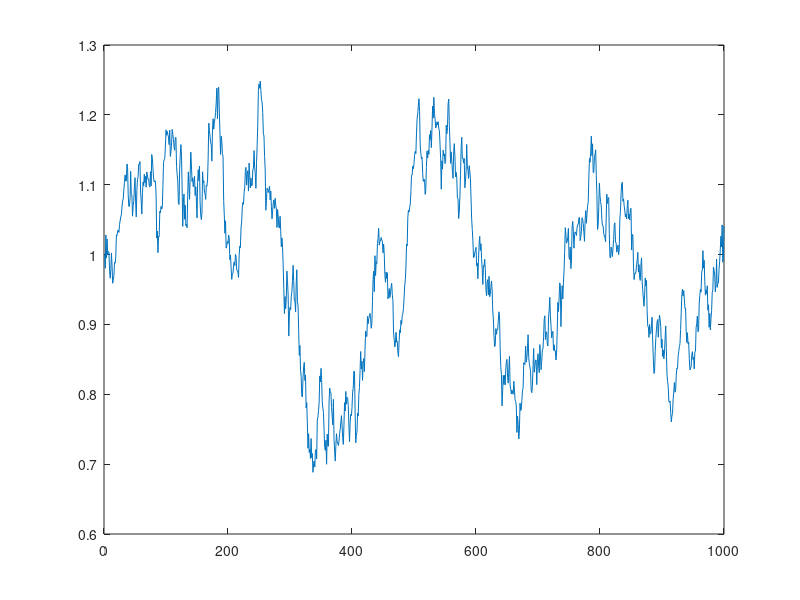

Write MATLAB code to recreate this figure. (Note: this script raises an error after producing the figure.)
%% Simulate AR(1) Autoregressive Processes 
% *back to* <https://fanwangecon.github.io *Fan*>*'s* <https://fanwangecon.github.io/Math4Econ/ 
% *Intro Math for Econ*>*,*  <https://fanwangecon.github.io/M4Econ/ *Matlab Examples*>*, 
% or* <https://fanwangecon.github.io/MEconTools/ *MEconTools*> *Repositories*
%% Mean and Standard Deviation for AR(1) Autoregressive Process 
% A first-order autoregressive process can be written as:
%% 
% * AR1: $X_t = \text{constant} + \text{persistence}\cdot x_{t-1} + \epsilon$
% * AR1: $X_t = C + \rho\cdot x_{t-1} + \epsilon$
%% 
% Assume that $\epsilon$ is mean zero
% 
% Note that, we know the mean of $X$:
%% 
% * $\mu_{X} = C + \rho\cdot\mu_{X} + 0$
% * $\mu_x = \frac{C}{1-\rho}$
%% 
% Note that, we also know the standard deviation of $X$:
%% 
% * $\text{var}\left(X\right) = \rho^2 \cdot \text{var}\left(X\right) + \text{var}\left(\epsilon\right)$
% * $\sigma_x = \sqrt{\frac{\sigma^2_{\epsilon}}{1-\rho^2}}$
%% 
% We will let the initial point of the time series follow the stationary distribution 
% of the AR(1) process, then we simulate the time series over 100 periods, in 
% the example below, we use a highly persistent shock process with $\rho=0.98$, 
% $\sigma_{\epsilon} = 0.02$, $C=0.02$. Note that for this process:
%% 
% * $\mu_{x}^{\rho=0.98, \sigma_{\epsilon}=0.02, C=0.02} = \frac{0.02}{1-0.98}=1$
% * $\sigma_{x}^{\rho=0.98, \sigma_{\epsilon}=0.02, C=0.02} = \sqrt{\frac{0.02^2}{1-0.98^2}}\approx0.10$
%% Simulated one First-Order Autoregressive Time-Series
% In the Example below, we simulate an individual for 1000 periods, given $\rho=0.98$, 
% $\sigma_{\epsilon} = 0.02$, $C=0.02$. Given that the process is highly persistent, 
% the individual stays rich or poor for dozens of periods at a time. If each period 
% is a year, look at the results below, and suppose the simulated time series 
% is income, what is the process saying about this person's income rise and fall. 
% Note that we have the same person through all 1000 periods, but if you only 
% look at 50 periods (years), you might this this person during one span is really 
% successful, anothe segment of 50 years, doing really bad, but actually there 
% is nothing changing in the person's type, all that is changing is the person's 
% luck.
% 
% First Set Parameters:

% Number of Time Periods
it_T = 1000;
% Mean and SD of the Shock Process
fl_constant = 0.02;
fl_normal_sd = 0.02;
% Persistence
fl_persistence = 0.98;
% Bounds on Shocks
fl_shk_bnds = 3;
% Initialize with exo fed point or not, if false initialize at Random Point
% from the stationary distribution
bl_init = true;
fl_init = fl_constant/(1 - fl_persistence);
%% 
% Second, generate a vector of normal shocks:

% Generate a normal shock vector (the first draw will be ignored)
it_draws = it_T;
rng(789);
ar_fl_shocks = normrnd(0, fl_normal_sd, 1, it_draws);
disp(ar_fl_shocks(1:20));
%% 
% Third, replace any values exceeding bounds:

% out of bounds indicators
fl_shk_bds_lower = 0 - fl_normal_sd*fl_shk_bnds;
fl_shk_bds_upper = 0 + fl_normal_sd*fl_shk_bnds;
ar_bl_outofbounds = (ar_fl_shocks <= fl_shk_bds_lower | ar_fl_shocks >= fl_shk_bds_upper);
% count out of bounds
disp(strcat('lower:', num2str(fl_shk_bds_lower), ', upper:', num2str(fl_shk_bds_upper)));
disp(sum(ar_bl_outofbounds));
ar_fl_shocks(ar_fl_shocks <= fl_shk_bds_lower) = fl_shk_bds_lower;
ar_fl_shocks(ar_fl_shocks >= fl_shk_bds_upper) = fl_shk_bds_upper;
%% 
% Fourth, generate the AR(1) time series:

% Initialize Output Array
ar_fl_time_series = zeros(size(ar_fl_shocks));
% Loop over time
for it_t=1:1:length(ar_fl_shocks)
    if (it_t == 1)
        % initialize using the ean of the process
        ar_fl_time_series(1) = fl_constant/(1 - fl_persistence);
        if (bl_init)
            ar_fl_time_series(1) = fl_init;            
        end
    else
        fl_ts_t = fl_constant + ar_fl_time_series(it_t-1)*fl_persistence + ar_fl_shocks(it_t);
        ar_fl_time_series(it_t) = fl_ts_t;
    end
end
%% 
% Fifth, show the mean and sd of the process (these are very close to the analytical 
% results):

disp(mean(ar_fl_time_series));
disp(std(ar_fl_time_series));
%% 
% Sixth, plot the results:

figure();
% x-axis
ar_it_time = 1:1:length(ar_fl_shocks);
% plot
plot(ar_it_time, ar_fl_time_series);
% Generate Title
ar_fl_params_values = [fl_constant, fl_normal_sd, fl_persistence, fl_shk_bnds];
ar_st_parms_names = ["C", "sd", "persistence", "sd-bounds"];
st_rounding = '.2f';
st_title_main = "AR(1) ";
ar_st_params = strcat(ar_st_parms_names, compose(strcat("=%", st_rounding), ar_fl_params_values));
st_param_pasted = strjoin(ar_st_params, ', ');
st_title_wth_params = strcat(st_title_main, ' (', st_param_pasted, ')');
title({st_title_wth_params, 'Simulate One Individual for 1000 Periods'});
% X and Y labels
ylabel({'Time Series Values'});
xlabel('Time Periods');
grid on;
%% Income Process for India (Monthly)
% In the Example below, we simulate an individual for 1000 periods. In the example 
% below, the parameters are from estiamting an AR(1) process for log of income 
% in India, see Udupa and Wang (2020). We can use the <https://fanwangecon.github.io/MEconTools/MEconTools/doc/stats/htmlpdfm/fx_simu_stats.html 
% ff_simu_stats> function from <https://fanwangecon.github.io/MEconTools/ MEconTools> 
% to look at the distributional information from this time series, we care about 
% income, so we will exponentiate the log of income we obtained. 
% 
% Note that for the distributional results, GINI, share of income held by different 
% percentiles of households, is invariant to the choice of the $C$ constant term 
% earlier. Try changing that number, the distributional statistics that we obtain 
% below will be the same. Also note that the exponential of the mean of the log 
% of income is not equal to the mean of income. 

% Number of Time Periods (Months) 100 years time series.
% Note that if multiple individuals share the same process, the lack of
% time spans can be compensated by higher numbers of observations
it_T = 12*100;
% Mean and SD of the Shock Process
fl_constant = 3.024467;
fl_normal_sd = 0.45;
% Persistence
fl_persistence = 0.7468;
% Bounds on Shocks
fl_shk_bnds = 5;
% Initialize with exo fed point or not, if false initialize at Random Point
% from the stationary distribution
bl_init = true;
fl_init = fl_constant/(1 - fl_persistence);
% Generate a normal shock vector (the first draw will be ignored)
it_draws = it_T;
rng(789);
ar_fl_shocks = normrnd(0, fl_normal_sd, 1, it_draws);
% out of bounds indicators
fl_shk_bds_lower = 0 - fl_normal_sd*fl_shk_bnds;
fl_shk_bds_upper = 0 + fl_normal_sd*fl_shk_bnds;
ar_bl_outofbounds = (ar_fl_shocks <= fl_shk_bds_lower | ar_fl_shocks >= fl_shk_bds_upper);
ar_fl_shocks(ar_fl_shocks <= fl_shk_bds_lower) = fl_shk_bds_lower;
ar_fl_shocks(ar_fl_shocks >= fl_shk_bds_upper) = fl_shk_bds_upper;
% Initialize Output Array
ar_fl_time_series = zeros(size(ar_fl_shocks));
% Loop over time
for it_t=1:1:length(ar_fl_shocks)
    if (it_t == 1)
        % initialize using the ean of the process
        ar_fl_time_series(1) = fl_constant/(1 - fl_persistence);
        if (bl_init)
            ar_fl_time_series(1) = fl_init;            
        end
    else
        fl_ts_t = fl_constant + ar_fl_time_series(it_t-1)*fl_persistence + ar_fl_shocks(it_t);
        ar_fl_time_series(it_t) = fl_ts_t;
    end
end
ar_series = (ar_fl_time_series);
fl_mean = mean(ar_series);
fl_std = std(ar_series);
% Visualize
figure();
% x-axis
ar_it_time = 1:1:length(ar_fl_shocks);
% plot
plot(ar_it_time, (ar_fl_time_series));
% Generate Title
ar_fl_params_values = [fl_constant, fl_normal_sd, fl_persistence, fl_shk_bnds];
ar_st_parms_names = ["C", "sd", "persistence", "sd-bounds"];
st_rounding = '.2f';
st_title_main = "AR(1) Log of Income in India";
ar_st_params = strcat(ar_st_parms_names, compose(strcat("=%", st_rounding), ar_fl_params_values));
st_param_pasted = strjoin(ar_st_params, ', ');
st_title_wth_params = strcat(st_title_main, ' (', st_param_pasted, ')');
title({st_title_wth_params, 'Simulate One Individual for 1000 Periods'});
% X and Y labels
ylabel({'Log of Income (India)'});
xlabel('Time Periods');
grid on;
% Set Parameters
mp_cl_mt_xyz_of_s = containers.Map('KeyType','char', 'ValueType','any');
mp_cl_mt_xyz_of_s('log_income') = {(ar_series), zeros(1)};
mp_cl_mt_xyz_of_s('income') = {exp(ar_series), zeros(1)};
mp_cl_mt_xyz_of_s('ar_st_y_name') = ["log_income", "income"];
% Mass
rng(123);
mt_f_of_s = zeros(size(ar_series)) + 1/numel(ar_series);
mt_f_of_s = mt_f_of_s/sum(mt_f_of_s, 'all');
mp_cl_mt_xyz_of_s_out = ff_simu_stats(mt_f_of_s, mp_cl_mt_xyz_of_s);
%% Aggregate Income Process for India: Monthly, Annual, and Quadrennial 
% There is a discrete AR(1) income process happening at the monthly level. However, 
% we only observe aggregate information from the course of an entire year; no 
% monthly data is available, but we know the total income from the year. What 
% is the persistence in annual income from year to year? What if we only observe 
% data every four years? What happens to monthly persistence at the annualized 
% and quadrennial level?
% 
% When the underlying process is AR(1), it is important to remember that this 
% process does not shift up or down over the long run, when we aggregate over 
% sufficient time-horizon, there will be no persistence in the process left. When 
% the underlying process is more persistence, persistence is preserved at greater 
% spans of aggregation. 
% 
% Here, suppose that there are 12 months in a year. We interpret the time-series 
% just generated as the monthly time-series. We keep only all full 12 months data 
% segments, dropping data from the last incomplete year. We reshape the vector 
% of data to a matrix with 12 rows and some $M$ columns, and we compute the column 
% sum in income. We proceed similarly to by aggregating over 48 months of data 
% for the quadrennial analysis. We will regress monthly value on lagged monthly 
% value, and also regress annual aggregate on lagged annual aggregate. What are 
% the coefficients that we get? We will use matlab's <https://www.mathworks.com/help/stats/fitlm.html 
% fitlm> package. Synatx is similar to lm regression in R.
% 
% First, we generate the data structures.

% A1. Cut from monthly series last incomplete year
it_month_per_year = 12;
ar_fl_monthly_series = ar_fl_time_series;
it_months = length(ar_fl_monthly_series);
it_years = floor(it_months/it_month_per_year);
it_mth_fullyr = it_month_per_year*it_years;
ar_fl_monthly_series_full_year = ar_fl_monthly_series(1:(it_mth_fullyr));
% A2. For testing purposes, suppose only observe average data every four years.
it_m48_per_year = 48;
ar_fl_m48ly_series = ar_fl_time_series;
it_m48s = length(ar_fl_m48ly_series);
it_4years = floor(it_m48s/it_m48_per_year);
it_mth_4yr = it_m48_per_year*it_4years;
ar_fl_m48ly_series_48m_year = ar_fl_m48ly_series(1:(it_mth_4yr));

% B1. Generate annualized (sum or average the same) statistics
mt_fl_monthly_series = reshape(ar_fl_monthly_series_full_year, [it_month_per_year, it_years]);
ar_fl_annual_mean_series = mean(mt_fl_monthly_series, 1);
% B2. Generate 48 month aggregate results
mt_fl_m48ly_series = reshape(ar_fl_m48ly_series_48m_year, [it_m48_per_year, it_4years]);
ar_fl_quadrennial_mean_series = mean(mt_fl_m48ly_series, 1);
%% 
% Second, we create tables with current and lagged data.

% C. Generate the regression inputs for monthly and annualized data
% C1. monthly lagged and current
ar_fl_monthly_tcur = [ar_fl_monthly_series_full_year(2:it_mth_fullyr)];
ar_fl_monthly_tlag = [ar_fl_monthly_series_full_year(1:(it_mth_fullyr-1))];
tb_monthly_ar1 = table(ar_fl_monthly_tcur', ar_fl_monthly_tlag');
cl_col_names = {'y_mth_t', 'y_mth_t_lag'};
cl_row_names = strcat('mth_', string((2:(it_mth_fullyr))));
tb_monthly_ar1.Properties.VariableNames = matlab.lang.makeValidName(cl_col_names);
tb_monthly_ar1.Properties.RowNames = matlab.lang.makeValidName(cl_row_names);

% C2. annual lagged and current
ar_fl_annual_tcur = [ar_fl_annual_mean_series(2:it_years)];
ar_fl_annual_tlag = [ar_fl_annual_mean_series(1:(it_years-1))];
tb_annual_ar1 = table(ar_fl_annual_tcur', ar_fl_annual_tlag');
cl_col_names = {'y_annual_t', 'y_annual_t_lag'};
cl_row_names = strcat('year_', string((2:(it_years))));
tb_annual_ar1.Properties.VariableNames = matlab.lang.makeValidName(cl_col_names);
tb_annual_ar1.Properties.RowNames = matlab.lang.makeValidName(cl_row_names);

% C3. every 4 year info
ar_fl_quadrennial_tcur = [ar_fl_quadrennial_mean_series(2:it_4years)];
ar_fl_quadrennial_tlag = [ar_fl_quadrennial_mean_series(1:(it_4years-1))];
tb_quadrennial_ar1 = table(ar_fl_quadrennial_tcur', ar_fl_quadrennial_tlag');
cl_col_names = {'y_quadrennial_t', 'y_quadrennial_t_lag'};
cl_row_names = strcat('4year_', string((2:(it_4years))));
tb_quadrennial_ar1.Properties.VariableNames = matlab.lang.makeValidName(cl_col_names);
tb_quadrennial_ar1.Properties.RowNames = matlab.lang.makeValidName(cl_row_names);
%% Visaulize Indian Monthly Income Regression
% We regress current on lagged values for monthly data. We recoever exactly 
% the AR(1) persistence parameter we used for the Indian simulation.
% 
% We have already visualized the time-series earlier. So first here, we visualize 
% the correlation over time using a scatterplot

figure();
hold on;
% scatter
scatter(ar_fl_monthly_tlag, ar_fl_monthly_tcur);
% trend line
p = polyfit(ar_fl_monthly_tlag, ar_fl_monthly_tcur, 1);
px = [min(ar_fl_monthly_tlag) max(ar_fl_monthly_tlag)];
py = polyval(p, px);
plot(px, py, 'LineWidth', 2);
% labels
xlabel('Lagged monthly average');
ylabel('Current monthly average');
title('The scatter plot of current and lagged monthly averages')
grid on
%% 
% Second, we regress.

% Regression
res_lm_monthly = fitlm(tb_monthly_ar1, 'y_mth_t~y_mth_t_lag');
disp(res_lm_monthly);
%% Indian Aggregate Annual Income Persistence
% We regress current on lagged values for annual average data. Note that the 
% correlation weakens.
% 
% First, visualize the time series.

% Visualize 
figure();
% x-axis
ar_it_time = 1:1:length(ar_fl_annual_mean_series);
% plot
plot(ar_it_time, (ar_fl_annual_mean_series));
% Generate Title
ar_fl_params_values = [fl_constant, fl_normal_sd, fl_persistence, fl_shk_bnds];
ar_st_parms_names = ["C", "sd", "persistence", "sd-bounds"];
st_rounding = '.2f';
st_title_main = "MONTHLY AR(1) ANNUAL AGGREGATED Log of Income in India";
ar_st_params = strcat(ar_st_parms_names, compose(strcat("=%", st_rounding), ar_fl_params_values));
st_param_pasted = strjoin(ar_st_params, ', ');
title({st_title_main, st_param_pasted, ...
    'Simulate One Individual for 5000 Periods'});
% X and Y labels
ylabel({'Log of Income (India)'});
xlabel('Years');
grid on;
%% 
% Second, visualize via scatter plot.

figure();
hold on;
% scatter
scatter(ar_fl_annual_tlag, ar_fl_annual_tcur);
% trend line
p = polyfit(ar_fl_annual_tlag, ar_fl_annual_tcur, 1);
px = [min(ar_fl_annual_tlag) max(ar_fl_annual_tlag)];
py = polyval(p, px);
plot(px, py, 'LineWidth', 2);
% labels
xlabel('Lagged annual average');
ylabel('Current annual average');
title('The scatter plot of current and lagged annual averages')
grid on
%% 
% Third, regression.

% Regression
res_lm_annual = fitlm(tb_annual_ar1, 'y_annual_t~y_annual_t_lag');
disp(res_lm_annual);
%% Indian Aggregate Quadrennial Income Persistence
% Fifth, we regress current on lagged values for quadrennial average data. Note 
% that we now have an insignificant negative correlation. An important concept 
% for AR(1) processes is that over long-horizon, we are just fluctuating, and 
% moving up or down. The long term aggregate pattern is flat. Persistence weakens 
% until it is lost when data is aggregated. AR(1) becomes by construction noise. 
% 
% First, visualize the time series.

% Visualize 
figure();
% x-axis
ar_it_time = 1:1:length(ar_fl_quadrennial_mean_series);
% plot
plot(ar_it_time, (ar_fl_quadrennial_mean_series));
% Generate Title
ar_fl_params_values = [fl_constant, fl_normal_sd, fl_persistence, fl_shk_bnds];
ar_st_parms_names = ["C", "sd", "persistence", "sd-bounds"];
st_rounding = '.2f';
st_title_main = "MONTHLY AR(1) QUADRENNIALLY AGGREGATED Log of Income in India";
ar_st_params = strcat(ar_st_parms_names, compose(strcat("=%", st_rounding), ar_fl_params_values));
st_param_pasted = strjoin(ar_st_params, ', ');
title({st_title_main, st_param_pasted, ...
    'Simulate One Individual for 5000 Periods'});
% X and Y labels
ylabel({'Log of Income (India)'});
xlabel('Each Unit is 4 Years');
grid on;
%% 
% Second, visualize via scatter plot.

figure();
hold on;
% scatter
scatter(ar_fl_quadrennial_tlag, ar_fl_quadrennial_tcur);
% trend line
p = polyfit(ar_fl_quadrennial_tlag, ar_fl_quadrennial_tcur, 1);
px = [min(ar_fl_quadrennial_tlag) max(ar_fl_quadrennial_tlag)];
py = polyval(p, px);
plot(px, py, 'LineWidth', 2);
% labels
xlabel('Lagged quadrennial average');
ylabel('Current quadrennial average');
title('The scatter plot of current and lagged quadrennial averages')
grid on
%% 
% Third, regression.

% Regression
res_lm_quadrennial = fitlm(tb_quadrennial_ar1, 'y_quadrennial_t~y_quadrennial_t_lag');
disp(res_lm_quadrennial);